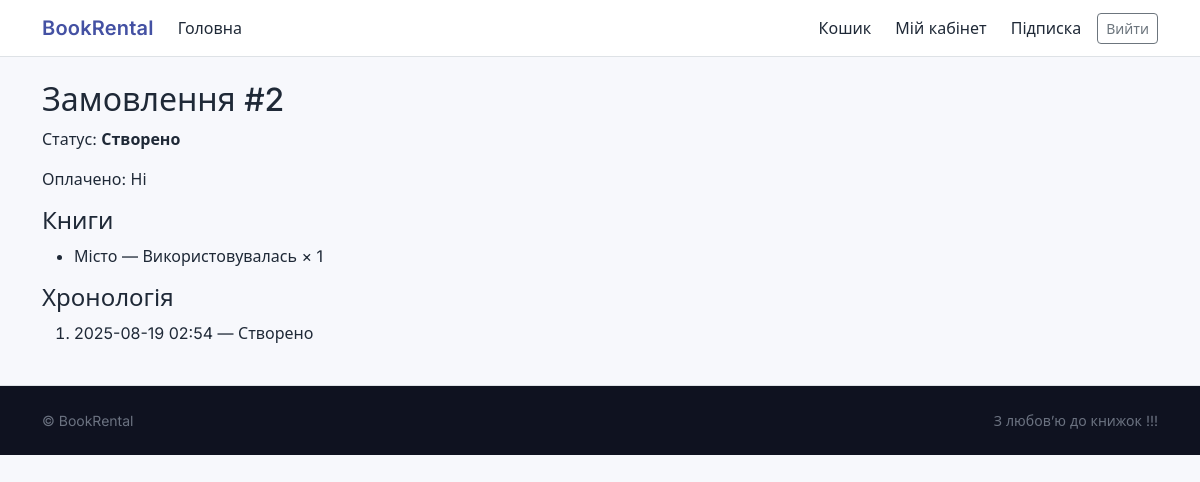
The app's page /orders/order/2/ (signed in) with its own data.
### orders/models.py (models this page shows, shortened)
class Order(models.Model):
    user = models.ForeignKey(User, on_delete=models.CASCADE, related_name="orders")
    status = models.CharField(max_length=32, choices=OrderStatus.choices, default=OrderStatus.CREATED)
    paid = models.BooleanField(default=False)
    created_at = models.DateTimeField(auto_now_add=True)
    rental_until = models.DateField(null=True, blank=True)

class OrderItem(models.Model):
    order = models.ForeignKey(Order, on_delete=models.CASCADE, related_name="items")
    book = models.ForeignKey(Book, on_delete=models.PROTECT)
    condition = models.CharField(max_length=16, choices=BookCondition.choices)
    qty = models.PositiveIntegerField(default=1)

class OrderEvent(models.Model):
    order = models.ForeignKey(Order, on_delete=models.CASCADE, related_name="events")
    status = models.CharField(max_length=32, choices=OrderStatus.choices)
    created_at = models.DateTimeField(auto_now_add=True)
    note = models.CharField(max_length=200, blank=True)

### books/models.py (models this page shows, shortened)
class Book(models.Model):
    title = models.CharField(max_length=200, unique=True)
    slug = models.SlugField(max_length=220, unique=True, blank=True)
    author = models.CharField(max_length=160)
    description = models.TextField(blank=True)
    category = models.ForeignKey(Category, on_delete=models.SET_NULL, null=True, related_name="books")
    pages = models.PositiveIntegerField(validators=[MinValueValidator(1)])
    in_stock = models.BooleanField(default=True)
    cover = models.ImageField(upload_to="covers/", blank=True, null=True)
    cover_url = models.URLField(blank=True)
    class Meta:
        ordering = ["title"]

### orders/views.py (the view)
# urls.py: path("order/<int:order_id>/", order_detail, name="detail"),
@login_required
def order_detail(request, order_id):
    order = get_object_or_404(Order, id=order_id, user=request.user)
    return render(request, "orders/order_detail.html", {"order": order})

### templates/orders/order_detail.html (shortened to what this page needs)
{% extends "base.html" %}
{% block content %}
<h2>Замовлення #{{ order.id }}</h2>
<p>Статус: <strong>{{ order.get_status_display }}</strong></p>
<p>Оплачено: {% if order.paid %}Так{% else %}Ні{% endif %}</p>
<h4>Книги</h4>
<ul>
  {% for it in order.items.all %}
    <li>{{ it.book.title }} — {{ it.get_condition_display }} × {{ it.qty }}</li>
  {% endfor %}
</ul>
<h4>Хронологія</h4>
<ol>
  {% for e in order.events.all %}
    <li>{{ e.created_at|date:"Y-m-d H:i" }} — {{ e.get_status_display }}</li>
  {% empty %}
    <li>Подій поки нема.</li>
  {% endfor %}
</ol>
{% endblock %}

### static/css/site.css (style rules this page uses)
:root { --brand: #4451a3; --brand-700: #37448a; --accent: #ff7a3d; --success: #2eb67d; --warning: #f2b415; --danger: #e14c4c; --ink: #1f2937; --muted: #6b7280; --bg: #f7f8fc; --surface: #ffffff; --border: #e9edf3; --br-radius: 14px; }
* { box-sizing: border-box; }
html,body { height: 100%; }
body { font-family: "Inter", system-ui, -apple-system, "Segoe UI", Roboto, "Helvetica Neue", Arial, "Apple Color Emoji", "Segoe UI Emoji"; color: var(--ink); background: var(--bg); }

### records on screen
Order: id "2", status "Створено"
OrderItem: book "Місто", condition "Використовувалась", qty "1"
OrderEvent: created_at "2025-08-19 02:54", status "Створено"
